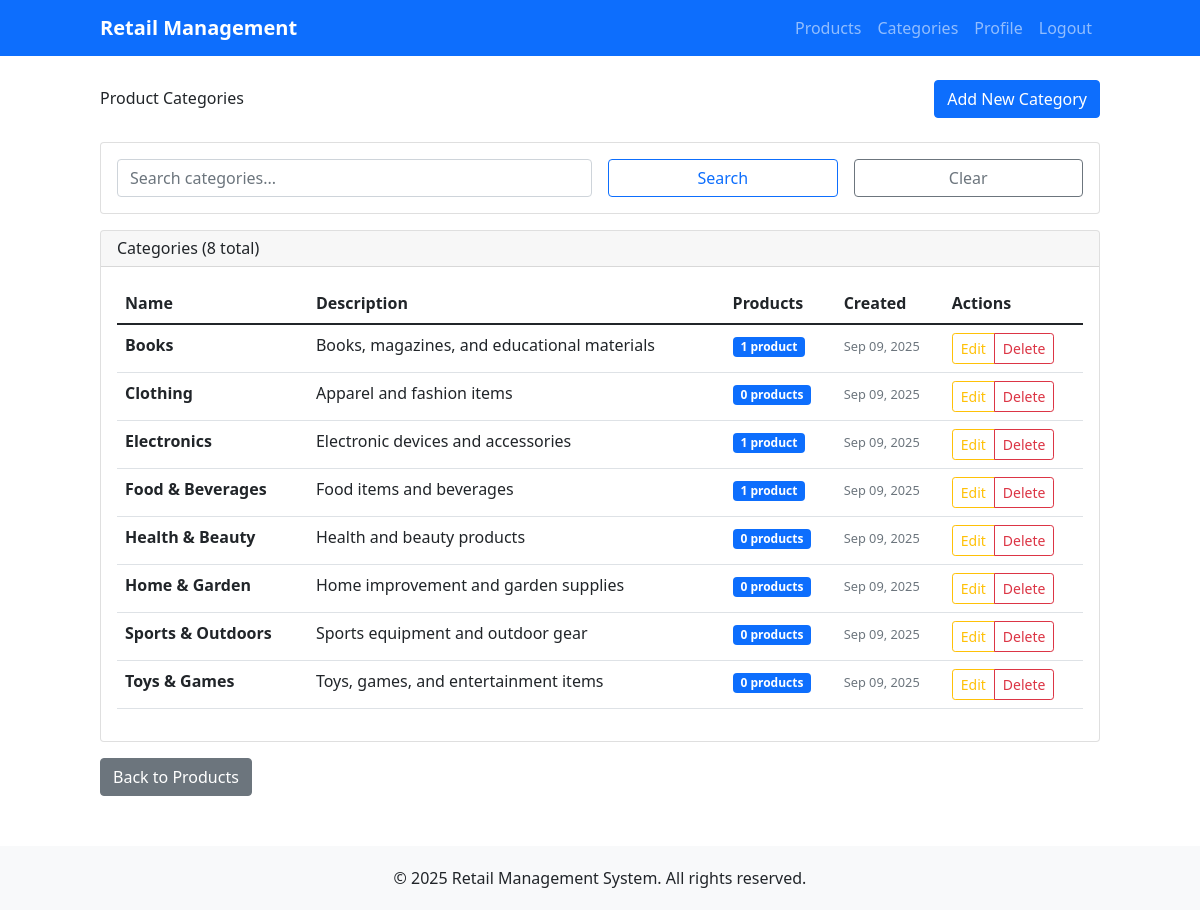
/products/categories/ (signed in), run on the app's committed database.
### products/models.py (models this page shows, shortened)
class Category(models.Model):
    name = models.CharField(max_length=100, unique=True)
    description = models.TextField(blank=True)
    created_at = models.DateTimeField(auto_now_add=True)
    updated_at = models.DateTimeField(auto_now=True)
    class Meta:
        verbose_name_plural = "Categories"
        ordering = ['name']

### products/views.py (the view)
# urls.py: path('categories/', views.category_list, name='category_list'),
@admin_required
def category_list(request):
    categories = Category.objects.all()
    search_query = request.GET.get('search')
    if search_query:
        categories = categories.filter(
            Q(name__icontains=search_query) |
            Q(description__icontains=search_query)
        )
    context = {
        'categories': categories,
    }
    return render(request, 'products/category_list.html', context)

### accounts/context_processors.py (called while the page is built)
def user_admin_status(request):
    if request.user.is_authenticated:
        if request.user.is_superuser:
            return {'user_is_admin': True}
        if hasattr(request.user, 'profile'):
            return {'user_is_admin': request.user.profile.is_admin}
    return {'user_is_admin': False}

### templates/products/category_list.html (shortened to what this page needs)
{% extends 'accounts/base.html' %}
{% block content %}
<div class="row">
    <div class="col-12">
        <div class="d-flex justify-content-between align-items-center mb-4">
            <h2>Product Categories</h2>
            <a href="{% url 'products:category_create' %}" class="btn btn-primary">
                 Add New Category
            </a>
        </div>
        <div class="card mb-3">
            <div class="card-body">
                <form method="get" class="row g-3">
                    <div class="col-md-6">
                        <input type="text" name="search" class="form-control" placeholder="Search categories..." value="{{ request.GET.search|default:'' }}">
                    </div>
                    <div class="col-md-3">
                        <button type="submit" class="btn btn-outline-primary w-100">Search</button>
                    </div>
                    <div class="col-md-3">
                        <a href="{% url 'products:category_list' %}" class="btn btn-outline-secondary w-100">Clear</a>
                    </div>
                </form>
            </div>
        </div>
        <div class="card">
            <div class="card-header d-flex justify-content-between align-items-center">
                <h5 class="mb-0">Categories ({{ categories.count }} total)</h5>
            </div>
            <div class="card-body">
                {% if categories %}
                    <div class="table-responsive">
                        <table class="table table-hover">
                            <thead>
                                <tr>
                                    <th>Name</th>
                                    <th>Description</th>
                                    <th>Products</th>
                                    <th>Created</th>
                                    <th>Actions</th>
                                </tr>
                            </thead>
                            <tbody>
                                {% for category in categories %}
                                <tr>
                                    <td>
                                        <strong>{{ category.name }}</strong>
                                    </td>
                                    <td>
                                        {% if category.description %}
                                            {{ category.description|truncatewords:15 }}
                                        {% else %}
                                            <em class="text-muted">No description</em>
                                        {% endif %}
                                    </td>
                                    <td>
                                        <span class="badge bg-primary">
                                            {{ category.products.count }} product{{ category.products.count|pluralize }}
                                        </span>
                                    </td>
                                    <td>
                                        <small class="text-muted">{{ category.created_at|date:"M d, Y" }}</small>
                                    </td>
                                    <td>
                                        <div class="btn-group btn-group-sm">
                                            <a href="{% url 'products:category_update' category.pk %}" class="btn btn-outline-warning">Edit</a>
                                            <a href="{% url 'products:category_delete' category.pk %}" class="btn btn-outline-danger">Delete</a>
                                        </div>
                                    </td>
                                </tr>
                                {% endfor %}
                            </tbody>
                        </table>
                    </div>
                {% else %}
                    <div class="text-center py-5">
                        <h5>No categories found</h5>
                        <p class="text-muted">Start by creating your first category!</p>
                        <a href="{% url 'products:category_create' %}" class="btn btn-primary">Add Category</a>
                    </div>
                {% endif %}
            </div>
        </div>
        <div class="mt-3">
            <a href="{% url 'products:product_list' %}" class="btn btn-secondary">
                 Back to Products
            </a>
        </div>
    </div>
</div>
{% endblock %}

### data on the page
Category: name "Books", description "Books, magazines, and educational materials", products.count "1", created_at "Sep 09, 2025"
Category: name "Clothing", description "Apparel and fashion items", products.count "0", created_at "Sep 09, 2025"
Category: name "Electronics", description "Electronic devices and accessories", products.count "1", created_at "Sep 09, 2025"
Category: name "Food & Beverages", description "Food items and beverages", products.count "1", created_at "Sep 09, 2025"
Category: name "Health & Beauty", description "Health and beauty products", products.count "0", created_at "Sep 09, 2025"
Category: name "Home & Garden", description "Home improvement and garden supplies", products.count "0", created_at "Sep 09, 2025"
Category: name "Sports & Outdoors", description "Sports equipment and outdoor gear", products.count "0", created_at "Sep 09, 2025"
Category: name "Toys & Games", description "Toys, games, and entertainment items", products.count "0", created_at "Sep 09, 2025"

### other printed values
{{ categories.count }} "8"
